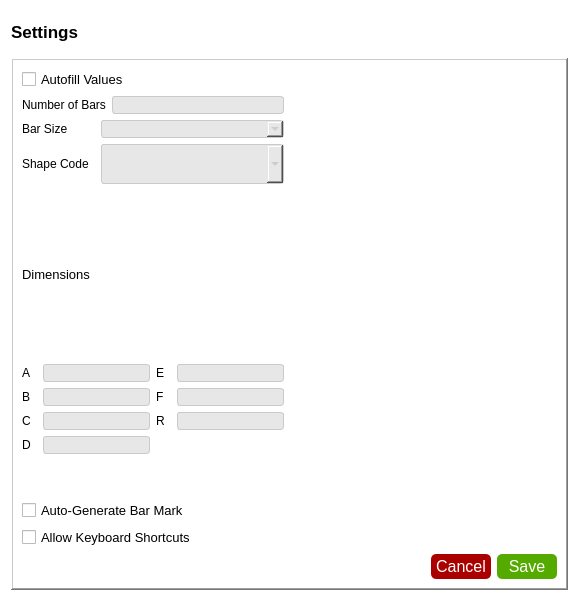
<?xml version="1.0" encoding="UTF-8"?>
<ui version="4.0">
 <class>settingsDialog</class>
 <widget class="QWidget" name="settingsDialog">
  <property name="geometry">
   <rect>
    <x>0</x>
    <y>0</y>
    <width>579</width>
    <height>601</height>
   </rect>
  </property>
  <property name="windowTitle">
   <string>Form</string>
  </property>
  <property name="styleSheet">
   <string notr="true">#settingsDialog {
background-color: white;
}</string>
  </property>
  <layout class="QVBoxLayout" name="verticalLayout_3" stretch="1,13">
   <item>
    <widget class="QLabel" name="label1Sett">
     <property name="font">
      <font>
       <pointsize>13</pointsize>
       <bold>true</bold>
      </font>
     </property>
     <property name="text">
      <string>Settings</string>
     </property>
    </widget>
   </item>
   <item>
    <widget class="QFrame" name="frame1Sett">
     <property name="styleSheet">
      <string notr="true">QLineEdit {
border-radius: 3px;
background-color: rgb(207, 207, 207);
border: 1px solid rgb(170, 127, 127);
padding-left: 5px;
}

QLineEdit:disabled{
border-radius: 3px;
background-color: rgb(231, 231, 231);
border: 1px solid rgb(202, 202, 202);
padding-left: 5px;
}
QComboBox{
border-radius: 3px;
border: 1px solid rgb(115, 115, 115);
padding-left: 5px;
background-color: rgb(207, 207, 207);
}
QComboBox:disabled{
border-radius: 3px;
background-color: rgb(231, 231, 231);
border: 1px solid rgb(202, 202, 202);
padding-left: 5px;
}

#btnSaveSett {
background-color: rgb(85, 170, 0);
font: 12pt ;
border-radius: 5px;
color: white;
padding-left: 5px;
padding-right: 5px;
}
#btnSaveSett:hover {
background-color:rgb(139, 243, 59)
}
#btnCancelSett {
background-color: rgb(170, 0, 0);
font: 12pt ;
border-radius: 5px;
color: white;
padding-left: 5px;
padding-right: 5px;
}
#btnCancelSett:hover {
background-color:rgb(170, 81, 81)
}</string>
     </property>
     <property name="frameShape">
      <enum>QFrame::Shape::WinPanel</enum>
     </property>
     <property name="frameShadow">
      <enum>QFrame::Shadow::Raised</enum>
     </property>
     <layout class="QHBoxLayout" name="horizontalLayout_12">
      <item>
       <layout class="QGridLayout" name="gridLayout_2">
        <item row="0" column="0">
         <layout class="QVBoxLayout" name="verticalLayout_2" stretch="1,3,1,4,0,1,1">
          <item>
           <widget class="QCheckBox" name="chBoxAutoFillSett">
            <property name="enabled">
             <bool>true</bool>
            </property>
            <property name="font">
             <font>
              <pointsize>10</pointsize>
             </font>
            </property>
            <property name="text">
             <string>Autofill Values </string>
            </property>
           </widget>
          </item>
          <item>
           <layout class="QVBoxLayout" name="verticalLayout" stretch="1,1,2">
            <item>
             <layout class="QHBoxLayout" name="horizontalLayout" stretch="2,5">
              <item>
               <widget class="QLabel" name="label2Sett">
                <property name="text">
                 <string>Number of Bars</string>
                </property>
               </widget>
              </item>
              <item>
               <widget class="QLineEdit" name="noOfBarsSett">
                <property name="enabled">
                 <bool>false</bool>
                </property>
               </widget>
              </item>
             </layout>
            </item>
            <item>
             <layout class="QHBoxLayout" name="horizontalLayout_2" stretch="2,5">
              <item>
               <widget class="QLabel" name="label3Sett">
                <property name="text">
                 <string>Bar Size</string>
                </property>
               </widget>
              </item>
              <item>
               <widget class="QComboBox" name="barSizeSett">
                <property name="enabled">
                 <bool>false</bool>
                </property>
               </widget>
              </item>
             </layout>
            </item>
            <item>
             <layout class="QHBoxLayout" name="horizontalLayout_3" stretch="2,5">
              <item>
               <widget class="QLabel" name="label4Sett">
                <property name="text">
                 <string>Shape Code</string>
                </property>
               </widget>
              </item>
              <item>
               <widget class="QComboBox" name="shapeCodeSett">
                <property name="enabled">
                 <bool>false</bool>
                </property>
                <property name="minimumSize">
                 <size>
                  <width>0</width>
                  <height>40</height>
                 </size>
                </property>
               </widget>
              </item>
             </layout>
            </item>
           </layout>
          </item>
          <item>
           <widget class="QLabel" name="label5Sett">
            <property name="font">
             <font>
              <pointsize>10</pointsize>
             </font>
            </property>
            <property name="text">
             <string>Dimensions</string>
            </property>
           </widget>
          </item>
          <item>
           <layout class="QGridLayout" name="gridLayout">
            <item row="0" column="0">
             <layout class="QHBoxLayout" name="horizontalLayout_4" stretch="1,7">
              <item>
               <widget class="QLabel" name="label6Sett">
                <property name="text">
                 <string>A</string>
                </property>
               </widget>
              </item>
              <item>
               <widget class="QLineEdit" name="aSett">
                <property name="enabled">
                 <bool>false</bool>
                </property>
               </widget>
              </item>
             </layout>
            </item>
            <item row="0" column="1">
             <layout class="QHBoxLayout" name="horizontalLayout_8" stretch="1,7">
              <item>
               <widget class="QLabel" name="label7Sett">
                <property name="text">
                 <string>E</string>
                </property>
               </widget>
              </item>
              <item>
               <widget class="QLineEdit" name="eSett">
                <property name="enabled">
                 <bool>false</bool>
                </property>
               </widget>
              </item>
             </layout>
            </item>
            <item row="1" column="0">
             <layout class="QHBoxLayout" name="horizontalLayout_5" stretch="1,7">
              <item>
               <widget class="QLabel" name="label8Sett">
                <property name="text">
                 <string>B</string>
                </property>
               </widget>
              </item>
              <item>
               <widget class="QLineEdit" name="bSett">
                <property name="enabled">
                 <bool>false</bool>
                </property>
               </widget>
              </item>
             </layout>
            </item>
            <item row="1" column="1">
             <layout class="QHBoxLayout" name="horizontalLayout_9" stretch="1,7">
              <item>
               <widget class="QLabel" name="label9Sett">
                <property name="text">
                 <string>F</string>
                </property>
               </widget>
              </item>
              <item>
               <widget class="QLineEdit" name="fSett">
                <property name="enabled">
                 <bool>false</bool>
                </property>
               </widget>
              </item>
             </layout>
            </item>
            <item row="2" column="0">
             <layout class="QHBoxLayout" name="horizontalLayout_6" stretch="1,7">
              <item>
               <widget class="QLabel" name="label10Sett">
                <property name="text">
                 <string>C</string>
                </property>
               </widget>
              </item>
              <item>
               <widget class="QLineEdit" name="cSett">
                <property name="enabled">
                 <bool>false</bool>
                </property>
               </widget>
              </item>
             </layout>
            </item>
            <item row="2" column="1">
             <layout class="QHBoxLayout" name="horizontalLayout_10" stretch="1,7">
              <item>
               <widget class="QLabel" name="label11Sett">
                <property name="text">
                 <string>R</string>
                </property>
               </widget>
              </item>
              <item>
               <widget class="QLineEdit" name="rSett">
                <property name="enabled">
                 <bool>false</bool>
                </property>
               </widget>
              </item>
             </layout>
            </item>
            <item row="3" column="0">
             <layout class="QHBoxLayout" name="horizontalLayout_7" stretch="1,7">
              <item>
               <widget class="QLabel" name="label12Sett">
                <property name="text">
                 <string>D</string>
                </property>
               </widget>
              </item>
              <item>
               <widget class="QLineEdit" name="dSett">
                <property name="enabled">
                 <bool>false</bool>
                </property>
               </widget>
              </item>
             </layout>
            </item>
           </layout>
          </item>
          <item>
           <spacer name="verticalSpacer">
            <property name="orientation">
             <enum>Qt::Orientation::Vertical</enum>
            </property>
            <property name="sizeHint" stdset="0">
             <size>
              <width>20</width>
              <height>40</height>
             </size>
            </property>
           </spacer>
          </item>
          <item>
           <widget class="QCheckBox" name="chBoxAutoGenSett">
            <property name="enabled">
             <bool>true</bool>
            </property>
            <property name="font">
             <font>
              <pointsize>10</pointsize>
             </font>
            </property>
            <property name="text">
             <string>Auto-Generate Bar Mark</string>
            </property>
           </widget>
          </item>
          <item>
           <widget class="QCheckBox" name="chBoxAllowKeySett">
            <property name="enabled">
             <bool>true</bool>
            </property>
            <property name="font">
             <font>
              <pointsize>10</pointsize>
             </font>
            </property>
            <property name="text">
             <string>Allow Keyboard Shortcuts</string>
            </property>
           </widget>
          </item>
         </layout>
        </item>
        <item row="0" column="1">
         <spacer name="horizontalSpacer">
          <property name="orientation">
           <enum>Qt::Orientation::Horizontal</enum>
          </property>
          <property name="sizeHint" stdset="0">
           <size>
            <width>40</width>
            <height>20</height>
           </size>
          </property>
         </spacer>
        </item>
        <item row="1" column="2">
         <layout class="QHBoxLayout" name="horizontalLayout_11">
          <item>
           <widget class="QPushButton" name="btnCancelSett">
            <property name="sizePolicy">
             <sizepolicy hsizetype="Fixed" vsizetype="Fixed">
              <horstretch>0</horstretch>
              <verstretch>0</verstretch>
             </sizepolicy>
            </property>
            <property name="minimumSize">
             <size>
              <width>60</width>
              <height>25</height>
             </size>
            </property>
            <property name="maximumSize">
             <size>
              <width>60</width>
              <height>25</height>
             </size>
            </property>
            <property name="font">
             <font>
              <family>Segoe UI</family>
              <pointsize>12</pointsize>
              <italic>false</italic>
              <bold>false</bold>
             </font>
            </property>
            <property name="layoutDirection">
             <enum>Qt::LayoutDirection::RightToLeft</enum>
            </property>
            <property name="styleSheet">
             <string notr="true"/>
            </property>
            <property name="text">
             <string>Cancel</string>
            </property>
           </widget>
          </item>
          <item>
           <widget class="QPushButton" name="btnSaveSett">
            <property name="sizePolicy">
             <sizepolicy hsizetype="Fixed" vsizetype="Fixed">
              <horstretch>0</horstretch>
              <verstretch>0</verstretch>
             </sizepolicy>
            </property>
            <property name="minimumSize">
             <size>
              <width>60</width>
              <height>25</height>
             </size>
            </property>
            <property name="maximumSize">
             <size>
              <width>60</width>
              <height>25</height>
             </size>
            </property>
            <property name="font">
             <font>
              <family>Segoe UI</family>
              <pointsize>12</pointsize>
              <italic>false</italic>
              <bold>false</bold>
             </font>
            </property>
            <property name="layoutDirection">
             <enum>Qt::LayoutDirection::RightToLeft</enum>
            </property>
            <property name="styleSheet">
             <string notr="true"/>
            </property>
            <property name="text">
             <string>Save</string>
            </property>
           </widget>
          </item>
         </layout>
        </item>
       </layout>
      </item>
     </layout>
    </widget>
   </item>
  </layout>
 </widget>
 <resources/>
 <connections/>
</ui>
